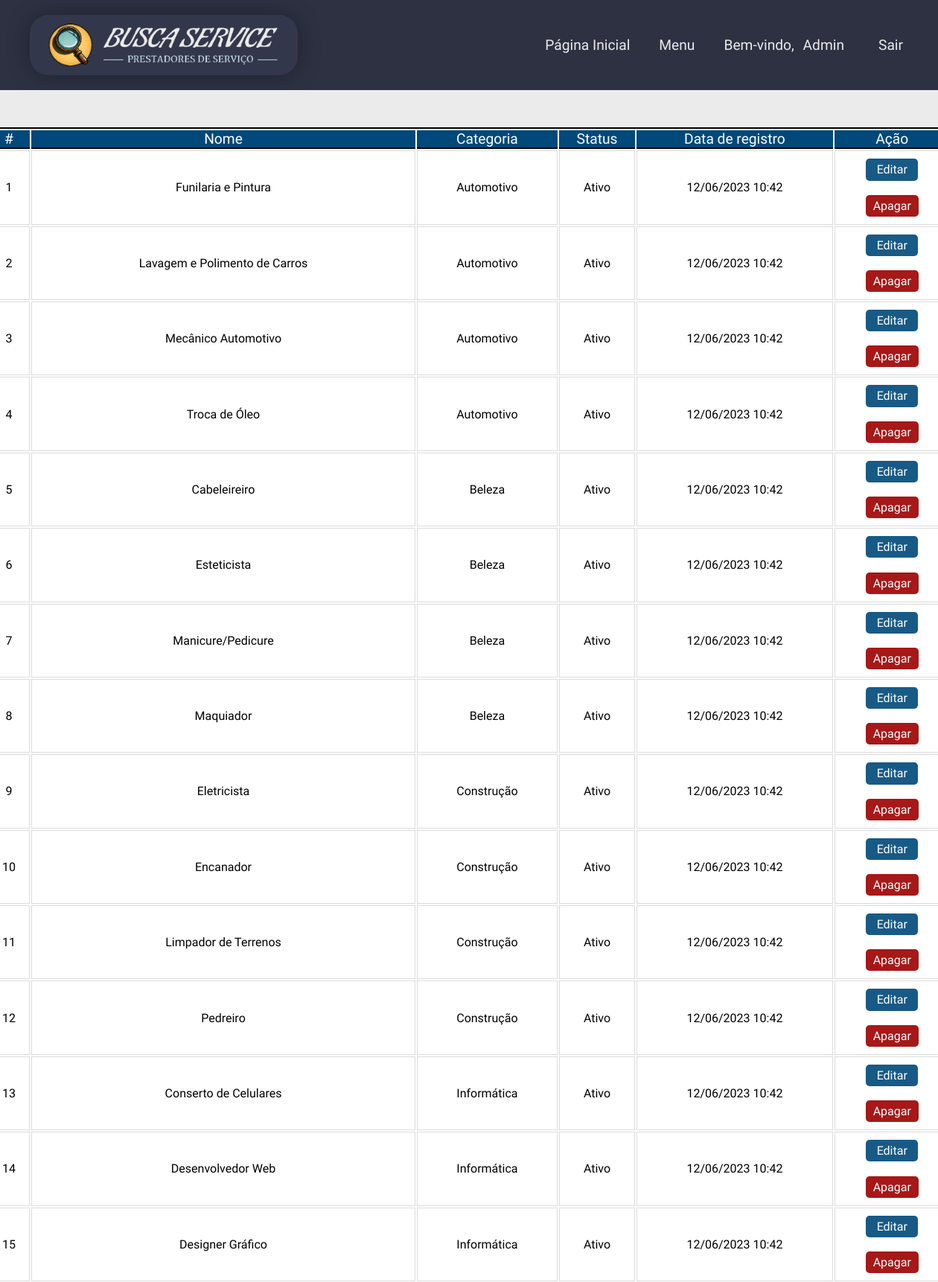
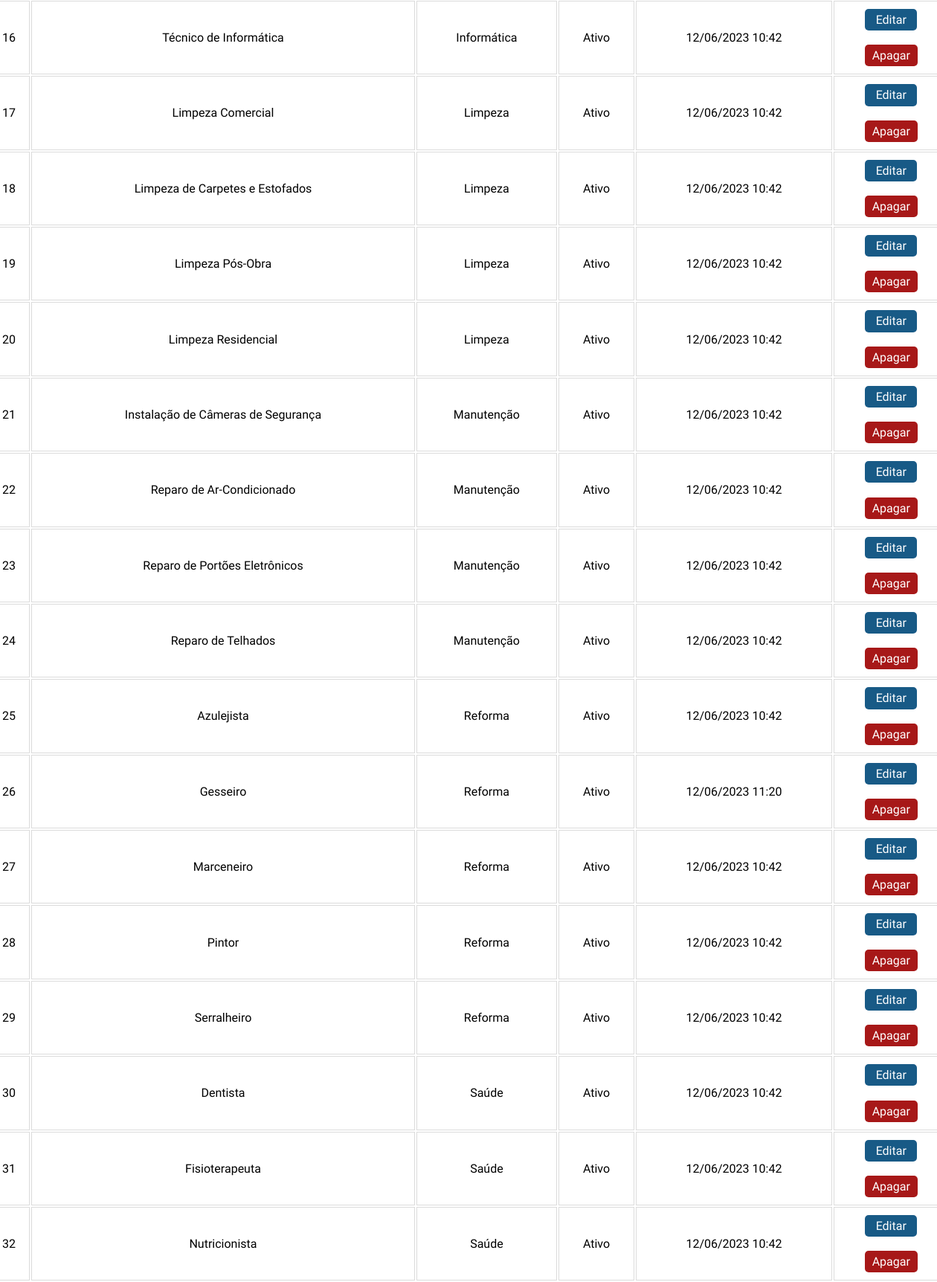
/app/views/usuario_admin_listserv.php (signed in, upper part), run on the app's committed database (2 pictures, top to bottom).
### tables this page shows
CREATE TABLE servico(
  idserv INT(11) NOT NULL AUTO_INCREMENT,
  nome VARCHAR(45) NOT NULL,
  categoria VARCHAR(45) NOT NULL,
  status TINYINT(1) NOT NULL DEFAULT 1 COMMENT '\"0\" = Inativo / \"1\" = Ativo',
  dataregserv DATETIME NOT NULL DEFAULT CURRENT_TIMESTAMP(),
  PRIMARY KEY (idserv)
    );

### app/views/usuario_admin_listserv.php (the view, shortened to what this page needs)
<?php
require_once 'layouts/site/header.php';
$dbh = Conexao::getInstance();
$query = "SELECT * FROM `busca_service`.`servico` ORDER BY categoria, nome";
$stmt = $dbh->prepare($query);
$stmt->execute();
$rows = $stmt->fetchAll(PDO::FETCH_ASSOC);
?>
<body>
    <?php require_once 'layouts/admin/menu.php'; ?>
    <main class="bg_form">
        <div class="main_opc">
            <div class="main_stage">
                <div class="main_stage_content">
                    <article>
                        <header>
                            <table border="0" width="1300px" class="table">
                                <tr>
                                    <th>#</th>
                                    <th>Nome</th>
                                    <th>Categoria</th>
                                    <th>Status</th>
                                    <th>Data de registro</th>
                                    <th>Ação</th>
                                </tr>
                                <?php
                                if ($rows) {
                                    $count = 1;
                                    foreach ($rows as $row) { ?>
                                        <tr>
                                            <td><?= $count ?></td>
                                            <td><?= $row['nome'] ?></td>
                                            <td><?= $row['categoria'] ?></td>
                                            <td><?= ($row['status'] == '1' ? 'Ativo' : 'Inativo') ?></td>
                                            <td><?= date('d/m/Y H:i', strtotime($row['dataregserv'])) ?></td>
                                            <td>
                                                <a href="usuario_admin_updserv.php?idserv=<?= $row['idserv'] ?>" class="btn" id="edit">Editar</a>
                                                <form action="" method="post">
                                                    <button class="btn" name="botao" id="delete" value="deletar" onclick="return confirm('Deseja realmente excluir este serviço?');">Apagar</button>
                                                </form>
                                            </td>
                                        </tr>
                                    <?php $count++;
                                    }
                                } else { ?>
                                    <tr>
                                        <td colspan="6"><strong>Não existem usuários cadastrados.</strong></td>
                                    </tr>
                                <?php } ?>
                            </table>
                        </header>
                    </article>
                </div>
            </div>
    </main>
</body>
</html>

### app/views/assets/css/boot.css (style rules this page uses)
* { padding: 0; margin: 0; box-sizing: border-box; text-decoration: none; font-size: 1em; font-family: 'Ubuntu', sans-serif; }

### app/views/assets/css/style.css (style rules this page uses)
html { height: 100%; min-height: 100%; }
body { display: flex; flex-direction: column; min-height: 100%; }

### app/views/assets/css/lista.css (style rules this page uses)
.main_stage { width: 100%; }
.main_stage .main_stage_content { display: flex; max-width: 1300px; margin: 30px auto; display: flex; flex-wrap: wrap; padding: 20px 0; flex-basis: 100%; text-align: center; font-weight: 300; justify-content: center; }
.table { border: 2px solid black; background-color: #fff; }
.table tr th { font-weight: 500; font-size: 1.2em; background-color: rgb(0, 73, 122); color: #fff; border-bottom: 2px solid black; }
.table td { padding-bottom: 10px; padding-top: 10px; padding-left: 5px; padding-right: 5px; line-height: 1.2; border: 1px solid #dbdbdb; border-top: 1px solid #dbdbdb; background-color: #fff; }
.btn { margin: 0 auto; border-radius: 5px; border: none; color: #fff; padding: 5px 10px; opacity: 0.9; display: flex; align-items: center; }
#edit { display: flex; justify-content: center; background-color: rgb(0, 73, 122); width: 70px; }
#delete { background-color: rgb(158, 0, 0); }

### app/views/assets/css/formulario.css (style rules this page uses)
.bg_form { background-color: #ebebeb; }

### data on the page
servico: nome "Funilaria e Pintura", categoria "Automotivo", status "Ativo", dataregserv "12/06/2023 10:42"
servico: nome "Lavagem e Polimento de Carros", categoria "Automotivo", status "Ativo", dataregserv "12/06/2023 10:42"
servico: nome "Mecânico Automotivo", categoria "Automotivo", status "Ativo", dataregserv "12/06/2023 10:42"
servico: nome "Troca de Óleo", categoria "Automotivo", status "Ativo", dataregserv "12/06/2023 10:42"
servico: nome "Cabeleireiro", categoria "Beleza", status "Ativo", dataregserv "12/06/2023 10:42"
servico: nome "Esteticista", categoria "Beleza", status "Ativo", dataregserv "12/06/2023 10:42"
servico: nome "Manicure/Pedicure", categoria "Beleza", status "Ativo", dataregserv "12/06/2023 10:42"
servico: nome "Maquiador", categoria "Beleza", status "Ativo", dataregserv "12/06/2023 10:42"
servico: nome "Eletricista", categoria "Construção", status "Ativo", dataregserv "12/06/2023 10:42"
servico: nome "Encanador", categoria "Construção", status "Ativo", dataregserv "12/06/2023 10:42"
servico: nome "Limpador de Terrenos", categoria "Construção", status "Ativo", dataregserv "12/06/2023 10:42"
servico: nome "Pedreiro", categoria "Construção", status "Ativo", dataregserv "12/06/2023 10:42"
servico: nome "Conserto de Celulares", categoria "Informática", status "Ativo", dataregserv "12/06/2023 10:42"
servico: nome "Desenvolvedor Web", categoria "Informática", status "Ativo", dataregserv "12/06/2023 10:42"
servico: nome "Designer Gráfico", categoria "Informática", status "Ativo", dataregserv "12/06/2023 10:42"
servico: nome "Técnico de Informática", categoria "Informática", status "Ativo", dataregserv "12/06/2023 10:42"
servico: nome "Limpeza Comercial", categoria "Limpeza", status "Ativo", dataregserv "12/06/2023 10:42"
servico: nome "Limpeza de Carpetes e Estofados", categoria "Limpeza", status "Ativo", dataregserv "12/06/2023 10:42"
servico: nome "Limpeza Pós-Obra", categoria "Limpeza", status "Ativo", dataregserv "12/06/2023 10:42"
servico: nome "Limpeza Residencial", categoria "Limpeza", status "Ativo", dataregserv "12/06/2023 10:42"
servico: nome "Instalação de Câmeras de Segurança", categoria "Manutenção", status "Ativo", dataregserv "12/06/2023 10:42"
servico: nome "Reparo de Ar-Condicionado", categoria "Manutenção", status "Ativo", dataregserv "12/06/2023 10:42"
servico: nome "Reparo de Portões Eletrônicos", categoria "Manutenção", status "Ativo", dataregserv "12/06/2023 10:42"
servico: nome "Reparo de Telhados", categoria "Manutenção", status "Ativo", dataregserv "12/06/2023 10:42"
servico: nome "Azulejista", categoria "Reforma", status "Ativo", dataregserv "12/06/2023 10:42"
servico: nome "Gesseiro", categoria "Reforma", status "Ativo", dataregserv "12/06/2023 11:20"
servico: nome "Marceneiro", categoria "Reforma", status "Ativo", dataregserv "12/06/2023 10:42"
servico: nome "Pintor", categoria "Reforma", status "Ativo", dataregserv "12/06/2023 10:42"
servico: nome "Serralheiro", categoria "Reforma", status "Ativo", dataregserv "12/06/2023 10:42"
servico: nome "Dentista", categoria "Saúde", status "Ativo", dataregserv "12/06/2023 10:42"
servico: nome "Fisioterapeuta", categoria "Saúde", status "Ativo", dataregserv "12/06/2023 10:42"
servico: nome "Nutricionista", categoria "Saúde", status "Ativo", dataregserv "12/06/2023 10:42"

### other printed values
$primeiroNome "Admin"
